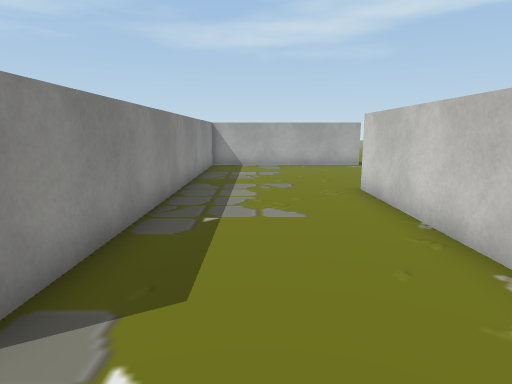
view 1 (above)

21 first-person views from a walk through a Unity game level. The camera is 1.5 m above the floor, tilts 10° down and sees 75° across. The floor is counted in squares, 1 m on a side. Each view is taken from the middle of a square. On the plan, view 1 faces up. The plan holds only what a view shows up to about 15 squares ahead; the rest is blank. The place goes on beyond the plan. The player is left out. Some surface patterns are stand-ins.

view 2
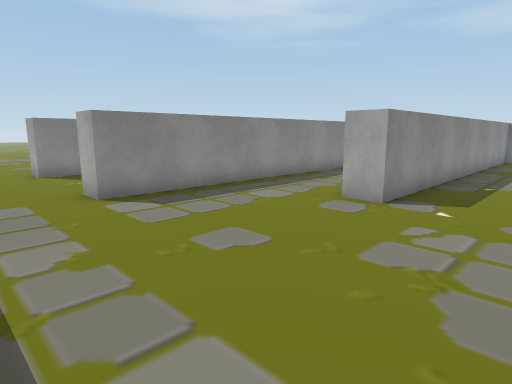

view 3
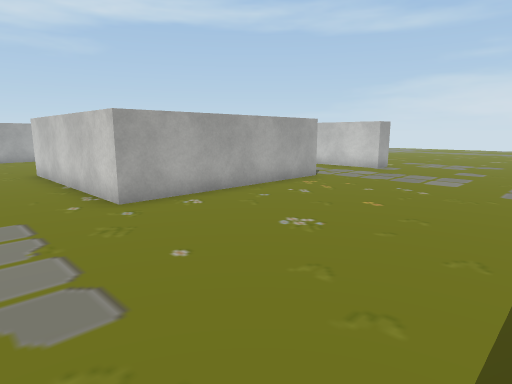

view 4
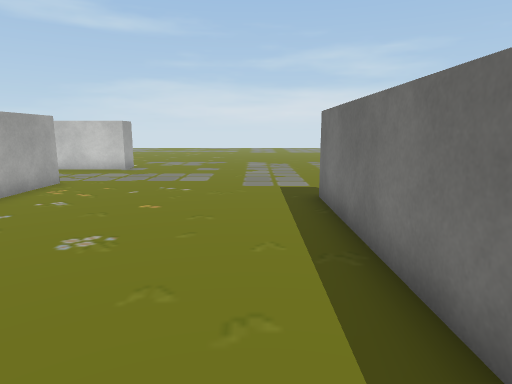

view 5
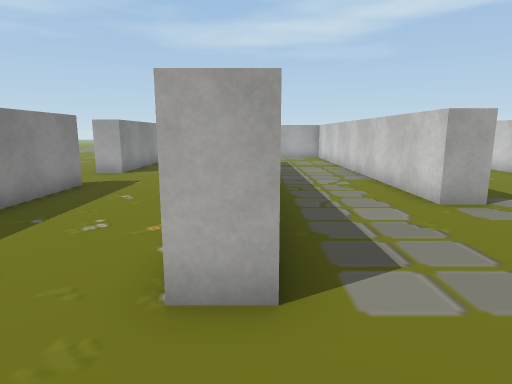

view 6
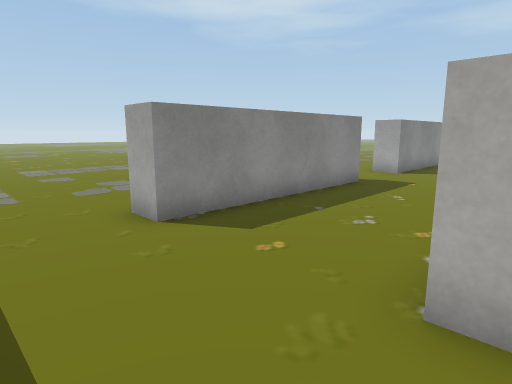

view 7
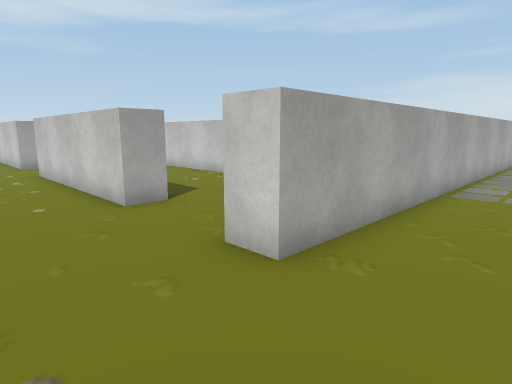

view 8
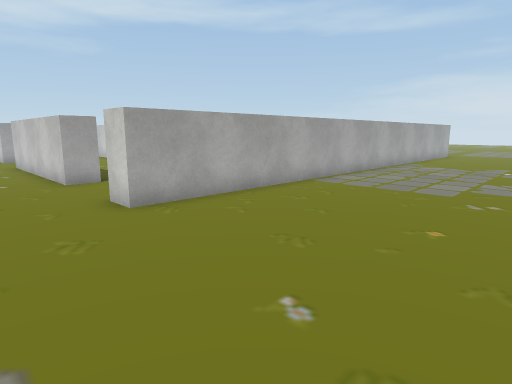

view 9
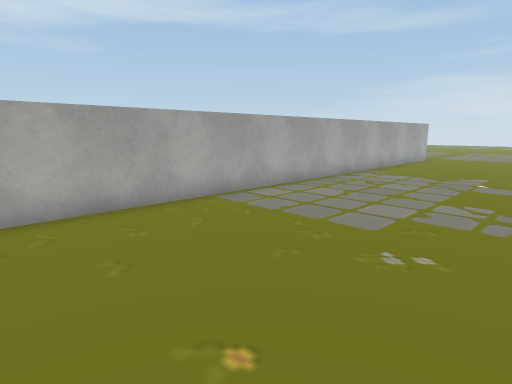

view 10
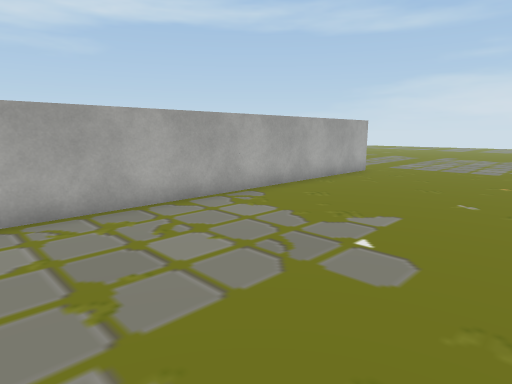

view 11
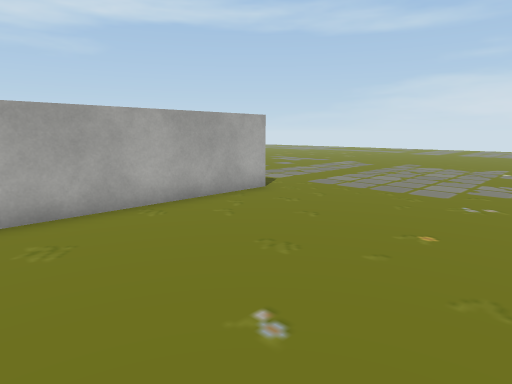

view 12
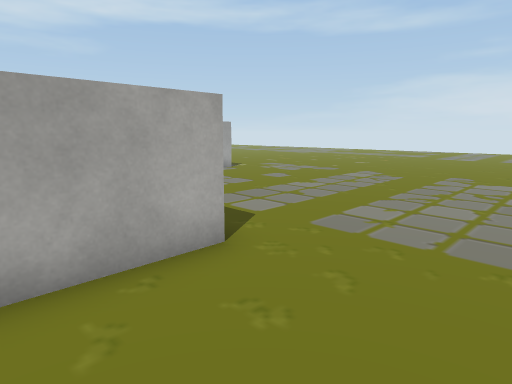

view 13
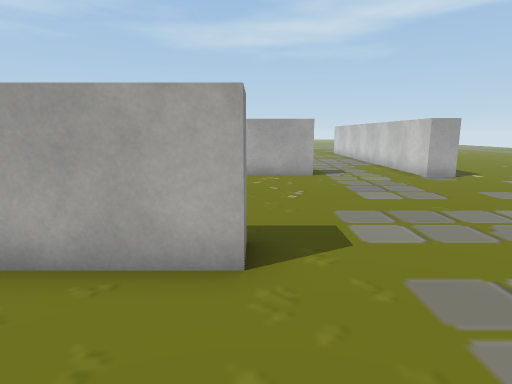

view 14
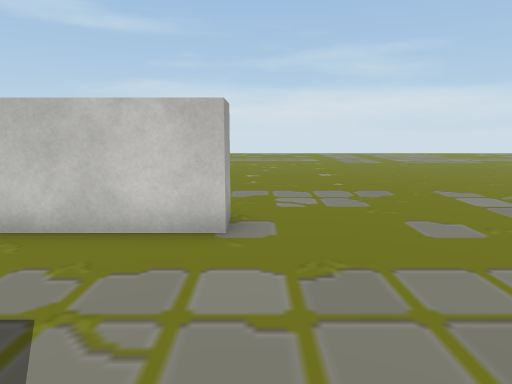

view 15
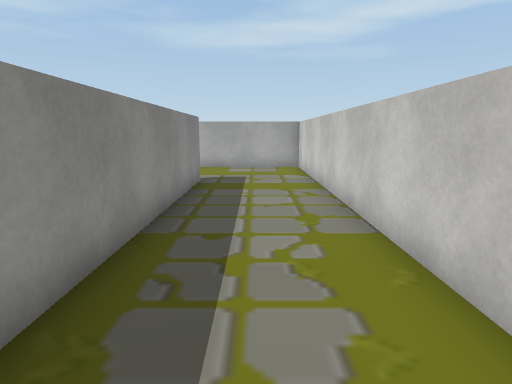

view 16
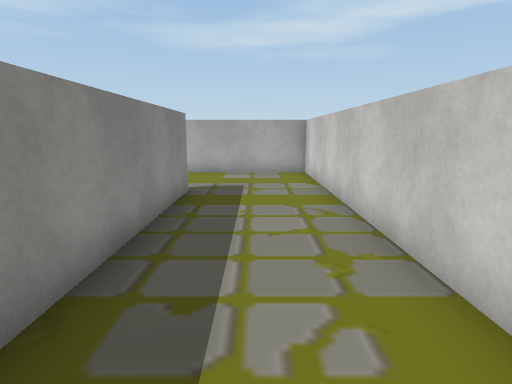

view 17
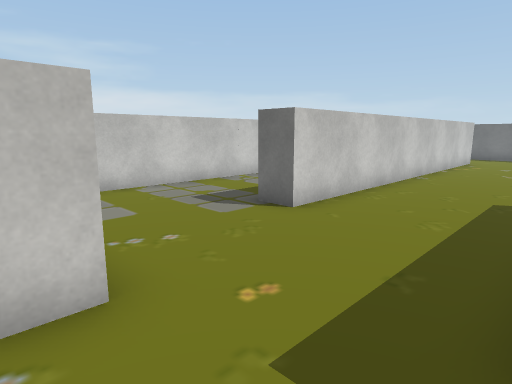

view 18
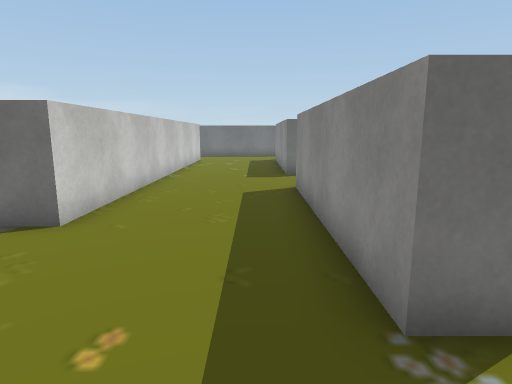

view 19
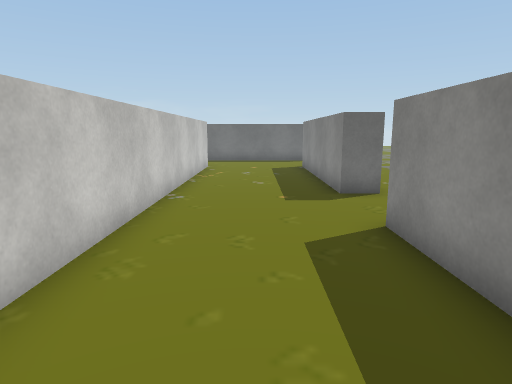

view 20
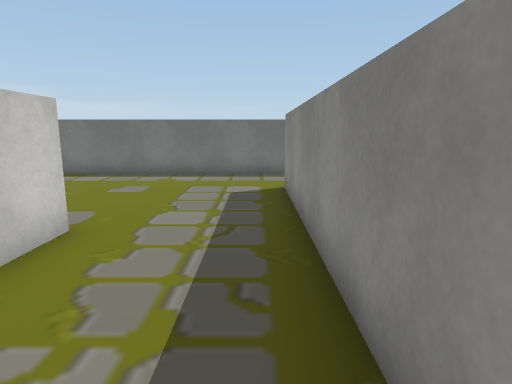

view 21
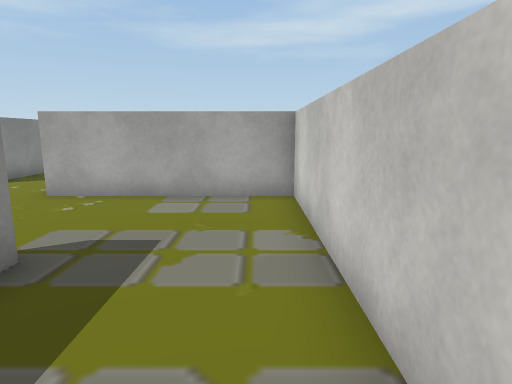

### Floor plan
Points are (right, up) in squares from view 1. A wall is a line through its corners. A room is listed if a view was taken in it or the views show most of it. See-through windows are left out.
Room 1 (views 1, 2, 3, 4, 5, 6, 7, 8, 9, 10, 11, 12, 13, 14, 15, 16, 19, 20, 21)
walls: (-2.1, 2) (-3.1, 2) (-3.1, 16) (-9.1, 16); (-7.1, -5.5) (7.9, -5.5) (7.9, -6.5) (-13.1, -6.5) (-13.1, -5.5); (-7.8, -2) (-7.8, 11.7) (-6.8, 11.7) (-6.8, -2.3) (-7.9, -2.3); (10.1, 2) (2.9, 2); (15, 1.5) (13.9, 1.5); (-13.1, 4.7) (-12.1, 4.7) (-12.1, -2.3) (-13.1, -2.3); (-12.1, 14.7) (-12.1, 7.7) (-13.1, 7.7)
ways out: opening at (-15, -3) to room 2; opening at (-12.5, 6.5) to room 2; opening at (-10.5, 15) to room 2; opening at (-0.5, 0.3) to room 2; opening at (15, 0.4) to room 2
Room 2 (views 17, 18)
walls: (-2.1, 15.1) (-2.1, 2); (-9.1, 16) (-9.1, 16.8); (-12.1, 20.8) (-12.1, 18.8); (-13, 14.7) (-12.1, 14.7); (2.9, 2) (2.9, 9); (-13.1, 7.7) (-13.1, 9.6); (13.9, 1.5) (13.9, 5.2); (-13.1, -2.3) (-13.1, 4.7)
ways out: opening at (-15, -3) to room 1; opening at (-12.5, 6.5) to room 1; opening at (-10.5, 15) to room 1; opening at (-0.5, 0.3) to room 1; opening at (15, 0.4) to room 1

Positions as (right, up) in squares from view 1, and headings:
1: (0, 0), facing up
2: (1, -5), facing up-left
3: (0, -5), facing up-right
4: (0, -4), facing right
5: (-7, -5), facing up
6: (-7, -5), facing up-left
7: (-16, -9), facing up-right
8: (-16, -13), facing up-right
9: (-12, -13), facing up-right
10: (-5, -13), facing up-right
11: (1, -13), facing up-right
12: (5, -10), facing up-right
13: (8, -10), facing up
14: (9, 1), facing right
15: (-5, 1), facing up
16: (-5, 3), facing up
17: (-12, 17), facing down-right
18: (-11, 17), facing down
19: (-10, 13), facing down
20: (-6, 7), facing down
21: (-4, 8), facing up
